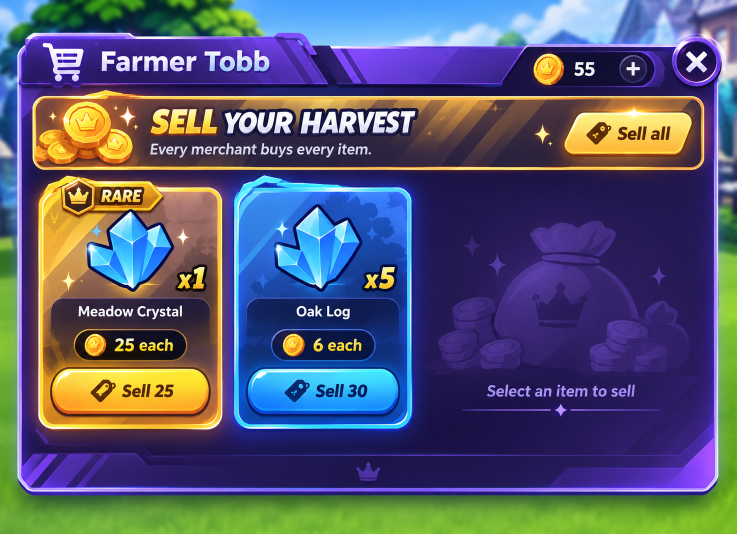
#> input picture docs/brief/bad-gui/04-merchant-target.png, 1473 x 1068 px (shown at 1/2 size)
$ python slice_target.py
#> lines starting #> are read from the running program, lines starting #| are printed output that depends on the picture; after the words box and inside, x2 and y2 are one past the last pixel; in counts of white or black regions, pixels touching at a corner belong together
### scripts/art/cut_sheet.py
"""The image-kit pipeline (BAD_GUI_3_EGG_SHOP.md section 3): owner component sheets -> clean pieces.

  python scripts/art/cut_sheet.py cut <sheet.png> [--name NAME] [--bg auto|magenta|white|alpha]
                                      [--min-area 400] [--pad 4] [--merge 18]
      background -> transparent (soft edge + magenta de-fringe), one piece per connected region
      (small fragments merged into their nearest piece), trimmed, saved as
      art/ui/kit-v3/<name>_<n>.png in reading order, added to art/ui/kit-v3/kit.json as REVIEW,
      and a numbered contact sheet docs/review/<name>_cut.png.
  python scripts/art/cut_sheet.py slicetest <name>
      renders every piece of that sheet that has 9-slice margins, stretched to 3 sizes, into
      docs/review/<name>_slice_test.png (corners must stay crisp).
  python scripts/art/cut_sheet.py luau
      writes src/shared/Config/UiKit.luau from kit.json: LIVE pieces (approved + uploaded) and TEMP
      pieces with the Config/UiAssets slot they fall back to.
  python scripts/art/cut_sheet.py selftest
      cuts a synthetic sheet and checks the result.

Rules (CLAUDE.md "Asset safety"): sheets in art/ui/sheets/ are never edited; pieces are copies.
A piece is REVIEW until the owner OKs its contact sheet (APPROVED), then uploaded in batches of
5 or fewer (LIVE, with its asset id). Never run this on a REFERENCE-ONLY image.
"""
import json
import os
import sys
import tempfile

import numpy as np
from PIL import Image, ImageDraw, ImageFont
from scipy import ndimage

ROOT = os.path.abspath(os.path.join(os.path.dirname(__file__), "..", ".."))
KIT_DIR = os.path.join(ROOT, "art", "ui", "kit-v3")
KIT_JSON = os.path.join(KIT_DIR, "kit.json")
REVIEW = os.path.join(ROOT, "docs", "review")
FONT = os.path.join(ROOT, "art", "fonts", "TitanOne-Regular.ttf")
MAX_PX = 1024
STATUSES = ("TEMP", "REVIEW", "APPROVED", "LIVE")


def font(size):
    try:
        return ImageFont.truetype(FONT, size)
    except OSError:
        return ImageFont.load_default()


# ------------------------------------------------------------------------------- kit.json

def load_kit():
    if os.path.exists(KIT_JSON):
        with open(KIT_JSON, encoding="utf-8") as f:
            return json.load(f)
    return {"note": "Piece -> file, size, 9-slice margins (left, top, right, bottom in px), asset id, "
                    "tint, status (TEMP | REVIEW | APPROVED | LIVE), the UiAssets slot it replaces once "
                    "LIVE, and its source. Written by scripts/art/cut_sheet.py; names are edited by hand.",
            "pieces": {}}


def save_kit(kit):
    os.makedirs(KIT_DIR, exist_ok=True)
    for name, p in kit["pieces"].items():
        assert p.get("status") in STATUSES, f"{name}: bad status {p.get('status')}"
        if p["status"] == "LIVE":
            assert p.get("assetId"), f"{name}: LIVE needs an assetId"
    with open(KIT_JSON, "w", encoding="utf-8", newline="\n") as f:
        json.dump(kit, f, indent=1, sort_keys=True)
        f.write("\n")


# ------------------------------------------------------------------------------- background

# [91 lines left out: functions background_alpha, guess_bg, defringe, to_rgba, find_pieces, crop_piece, not called in this run]


def checker(size, cell=12):
    w, h = size
    yy, xx = np.mgrid[0:h, 0:w]
    c = (((xx // cell) + (yy // cell)) % 2 * 30 + 40).astype(np.uint8)
    return Image.fromarray(np.dstack([c, c, c + 10, np.full_like(c, 255)]), "RGBA")


def contact(name, files, out):
    cell, cols = 220, 5
    rows = (len(files) + cols - 1) // cols
    sheet = Image.new("RGBA", (cols * cell, rows * (cell + 30) + 50), (10, 9, 28, 255))
    d = ImageDraw.Draw(sheet)
    d.text((10, 10), f"{name}: {len(files)} pieces (REVIEW, needs the owner's OK)", font=font(22), fill=(255, 226, 122))
    for i, (num, path) in enumerate(files):
        im = Image.open(path).convert("RGBA")
        w, h = im.size
        im.thumbnail((cell - 16, cell - 16))
        x, y = (i % cols) * cell, 50 + (i // cols) * (cell + 30)
        bg = checker((cell - 8, cell - 8))
        bg.alpha_composite(im, ((cell - 8 - im.width) // 2, (cell - 8 - im.height) // 2))
        sheet.alpha_composite(bg, (x + 4, y + 4))
        d.text((x + 8, y + cell - 2), f"#{num}  {w}x{h}", font=font(16), fill=(242, 245, 255))
    os.makedirs(os.path.dirname(out), exist_ok=True)
    sheet.convert("RGB").save(out)


# [32 lines left out: function cut, not called in this run]


# ------------------------------------------------------------------------------- 9-slice test

def nine_slice(im, margins, size):
    """Draws `im` 9-sliced to `size`: corners kept at 1:1, edges and centre stretched."""
    l, t, r, b = margins
    w, h = im.size
    W, H = size
    out = Image.new("RGBA", (W, H), (0, 0, 0, 0))
    xs_src, xs_dst = [0, l, w - r, w], [0, l, W - r, W]
    ys_src, ys_dst = [0, t, h - b, h], [0, t, H - b, H]
    for i in range(3):
        for j in range(3):
            sx0, sx1, dx0, dx1 = xs_src[i], xs_src[i + 1], xs_dst[i], xs_dst[i + 1]
            sy0, sy1, dy0, dy1 = ys_src[j], ys_src[j + 1], ys_dst[j], ys_dst[j + 1]
            if sx1 <= sx0 or sy1 <= sy0 or dx1 <= dx0 or dy1 <= dy0:
                continue
            tile = im.crop((sx0, sy0, sx1, sy1)).resize((dx1 - dx0, dy1 - dy0), Image.LANCZOS)
            out.paste(tile, (dx0, dy0))  # an exact copy: corners must stay pixel-identical
    return out


def slicetest(name, kit=None):
    kit = kit or load_kit()
    pieces = [(k, p) for k, p in sorted(kit["pieces"].items())
              if (k.startswith(name + "_") or (p.get("sheet") or "").endswith(name + ".png") or k == name) and p.get("slice")]
    if not pieces:
        raise SystemExit(f"no pieces of {name} have 9-slice margins yet (set 'slice' in kit.json)")
    rows = []
    for key, p in pieces:
        im = Image.open(os.path.join(ROOT, p["file"])).convert("RGBA")
        w, h = im.size
        sizes = [(w, h), (int(w * 1.8), int(h * 0.8) or h), (int(w * 0.75) or w, int(h * 1.6))]
        rows.append((key, [nine_slice(im, p["slice"], s) for s in sizes]))
    W = max(sum(t.width for t in ts) + 40 * len(ts) for _, ts in rows) + 20
    H = sum(max(t.height for t in ts) + 50 for _, ts in rows) + 20
    sheet = Image.new("RGBA", (W, H), (10, 9, 28, 255))
    d = ImageDraw.Draw(sheet)
    y = 10
    for key, tiles in rows:
        d.text((10, y), key, font=font(18), fill=(255, 226, 122))
        x = 10
        for t in tiles:
            sheet.alpha_composite(checker(t.size), (x, y + 30))
            sheet.alpha_composite(t, (x, y + 30))
            x += t.width + 40
        y += max(t.height for t in tiles) + 50
    out = os.path.join(REVIEW, f"{name}_slice_test.png")
    sheet.convert("RGB").save(out)
    return out


# ------------------------------------------------------------------------------- Luau

# [105 lines left out: functions write_luau, selftest, main, not called in this run]


# [2 lines that do not run on import are left out]

### scripts/art/slice_target.py
"""Cuts the clean pieces out of the owner's own target image docs/brief/bad-gui/04-merchant-target.png
(BAD_GUI_2_PANELS.md section 3.1; MASTER_FIX_PLAN Phase 3). The target is the owner's generated art,
so it may be used as source; it is never edited (pieces are copies). Pieces with baked-in text (the
header, the banner, the item cards, the buttons) are NOT cut: they wait for the owner's text-free
merchant kit sheet (art/ui/PROMPTS_V3.md section 5).

  python scripts/art/slice_target.py

Writes art/ui/kit-v3/m_*.png, registers them in kit.json as REVIEW (never LIVE: the owner OKs the
contact sheet docs/review/ui-kit-v3.png first, then uploads go in batches of 5 or fewer), and
renders the 9-slice test docs/review/m_slice_test.png.
"""
import os
import sys

import numpy as np
from PIL import Image, ImageDraw, ImageFilter

sys.path.insert(0, os.path.dirname(os.path.abspath(__file__)))
import cut_sheet  # noqa: E402

ROOT = cut_sheet.ROOT
SRC = os.path.join(ROOT, "docs", "brief", "bad-gui", "04-merchant-target.png")
OUT = cut_sheet.KIT_DIR


def arr(im):
    return np.asarray(im.convert("RGB")).astype(np.float32)


def with_alpha(rgb, alpha):
    a = np.clip(alpha, 0, 1) * 255
    return Image.fromarray(np.dstack([np.clip(rgb, 0, 255), a]).astype(np.uint8), "RGBA")


def not_grass(rgb):
    """1 on the panel (purple/lavender: blue over green), 0 on the grass and trees behind it."""
    r, g, b = rgb[..., 0], rgb[..., 1], rgb[..., 2]
    return np.clip((b - g - 6) / 18, 0, 1)


def soften(alpha, px=1.2):
    im = Image.fromarray((alpha * 255).astype(np.uint8), "L").filter(ImageFilter.GaussianBlur(px))
    return np.asarray(im).astype(np.float32) / 255


def lift(rgb, bg, low, span):
    """Alpha from how far a pixel stands out from the local background colour."""
    d = np.sqrt(((rgb - np.array(bg, dtype=np.float32)) ** 2).sum(axis=2))
    return np.clip((d - low) / span, 0, 1)


def trim(im, pad=2):
    a = np.asarray(im)[..., 3]
    ys, xs = np.nonzero(a > 6)
    if len(xs) == 0:
        return im
    return im.crop((max(0, xs.min() - pad), max(0, ys.min() - pad), min(im.width, xs.max() + pad + 1),
                    min(im.height, ys.max() + pad + 1)))


def panel_frame(src):
    """A 9-slice panel frame rebuilt from the target's clean bottom-left corner (border, stripes),
    mirrored to all four corners so the tone is even (the target's right corner is lit brighter),
    with the side border and interior taken from the same band, so there are no seams."""
    band_y0, band_y1 = 926, 996  # below the item cards' glow
    corner = src.crop((35, band_y0, 215, band_y1))
    mid = src.crop((226, band_y0, 270, band_y1))  # a plain stretch of the bottom border
    cw, bh, mw = corner.width, corner.height, mid.width
    side_h = 80
    W, H = cw * 2 + mw, bh * 2 + side_h
    bottom = Image.new("RGB", (W, bh))
    bottom.paste(corner, (0, 0))
    bottom.paste(mid, (cw, 0))
    bottom.paste(corner.transpose(Image.FLIP_LEFT_RIGHT), (cw + mw, 0))
    frame = Image.new("RGB", (W, H))
    frame.paste(bottom, (0, H - bh))
    frame.paste(bottom.transpose(Image.FLIP_TOP_BOTTOM), (0, 0))
    # the middle rows: the interior colour, with the border column (the corner's straight left edge,
    # above its stripes) down each side
    interior = tuple(int(v) for v in arr(mid.crop((0, 0, mid.width, 4))).reshape(-1, 3).mean(axis=0))
    rows = Image.new("RGB", (W, side_h), interior)
    edge = corner.crop((0, 0, 16, 2)).resize((16, side_h), Image.NEAREST)
    rows.paste(edge, (0, 0))
    rows.paste(edge.transpose(Image.FLIP_LEFT_RIGHT), (W - 16, 0))
    frame.paste(rows, (0, bh))
    rgb = arr(frame)
    alpha = soften(not_grass(rgb))
    return with_alpha(rgb, alpha), [cw, bh, cw, bh]


def bright(src, box, low, span):
    """Alpha from brightness (sparkles on a busy background)."""
    crop = src.crop(box)
    rgb = arr(crop)
    lum = rgb.min(axis=2)
    return trim(with_alpha(rgb, soften(np.clip((lum - low) / span, 0, 1), 0.5)))


def close_button(src):
    cx, cy, r = 1392, 122, 52
    box = (cx - r - 2, cy - r - 2, cx + r + 3, cy + r + 3)
    crop = src.crop(box)
    rgb = arr(crop)
    yy, xx = np.mgrid[0:crop.height, 0:crop.width]
    d = np.sqrt((xx - (cx - box[0])) ** 2 + (yy - (cy - box[1])) ** 2)
    return trim(with_alpha(rgb, np.clip((r - d) / 2.0, 0, 1)))


def lifted(src, box, bg_at, low=16, span=40):
    crop = src.crop(box)
    bg = arr(src.crop((bg_at[0], bg_at[1], bg_at[0] + 6, bg_at[1] + 6))).reshape(-1, 3).mean(axis=0)
    rgb = arr(crop)
    return trim(with_alpha(rgb, soften(lift(rgb, bg, low, span), 0.6)))


PIECES = [
    # name, builder, use
    ("m_panel_frame", None, "panel frame, 9-slice (rebuilt from the clean bottom corners)"),
    ("m_close_button", close_button, "round close button"),
    ("m_crown", lambda s: lifted(s, (704, 916, 768, 968), (690, 940)), "bottom crown ornament"),
    ("m_coinbag_empty", lambda s: lifted(s, (860, 430, 1350, 760), (880, 450), 8, 34), "empty-state illustration"),
    ("m_divider", lambda s: lifted(s, (920, 806, 1326, 836), (920, 840), 14, 40), "divider line with a sparkle"),
    ("m_sparkle_gold", lambda s: lifted(s, (1058, 236, 1112, 296), (1052, 300), 30, 60), "gold sparkle"),
    ("m_sparkle_white", lambda s: bright(s, (228, 204, 282, 262), 150, 70), "white sparkle"),
    ("m_sparkle_violet", lambda s: lifted(s, (1292, 522, 1344, 584), (1286, 590), 14, 40), "violet sparkle"),
]


def main():
    src = Image.open(SRC).convert("RGB")
#> src is the input picture: PIL image 1473x1068 RGB; mean R, G, B 86.2, 88.9, 114.6
    kit = cut_sheet.load_kit()
    written = []
    for i, (name, build, use) in enumerate(PIECES, start=1):
        if name == "m_panel_frame":
            im, margins = panel_frame(src)
        else:
            im, margins = build(src), None
        path = os.path.join(OUT, f"{name}.png")
        im.save(path)
        written.append((i, path))
        old = kit["pieces"].get(name, {})
        kit["pieces"][name] = {
            "file": os.path.relpath(path, ROOT).replace("\\", "/"),
            "sheet": "docs/brief/bad-gui/04-merchant-target.png",
            "size": list(im.size),
            "slice": margins,
            "assetId": old.get("assetId", ""),
            "tint": None,
            "replaces": "panel" if name == "m_panel_frame" else ("close_button" if name == "m_close_button" else None),
            "use": use,
            "status": old.get("status", "REVIEW"),
        }
#> this loop made 8 passes
#> (interior in panel_frame, margins) on pass 1: ((50, 32, 113), [180, 70, 180, 70])
#> after the loop, kit = 2 items; written = 8 items
    cut_sheet.save_kit(kit)
#> the loop in save_kit, `for name, p in kit["pieces"].items():` made 8 passes
#> name on passes 1 to 8: 'm_panel_frame', 'm_close_button', 'm_crown', 'm_coinbag_empty', 'm_divider', 'm_sparkle_gold', 'm_sparkle_white', 'm_sparkle_violet'
    cut_sheet.contact("ui-kit-v3 (from 04-merchant-target)", written, os.path.join(cut_sheet.REVIEW, "ui-kit-v3.png"))
#> in contact, `rows = (len(files) + cols - 1) // cols`: rows = 2
#> in contact, `w, h = im.size`: w = 404; h = 220
#> in contact, `x, y = (i % cols) * cell, 50 + (i // cols) * (cell + 30)`: x = 0; y = 50
#> in contact, `sheet.convert("RGB").save(out)`:
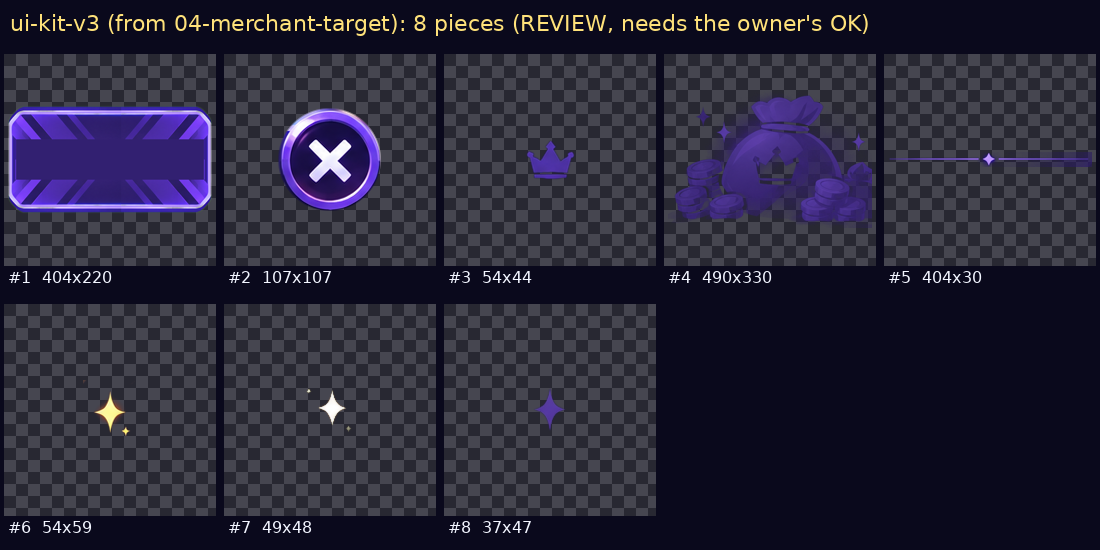
#> saved as ui-kit-v3.png: PIL image 1100x550 RGB; mean R, G, B 40.7, 38.5, 57.4
    print(cut_sheet.slicetest("m_panel_frame", kit))
#> in slicetest, `kit = kit or load_kit()`: kit = 2 items
#> in slicetest, `pieces = [(k, p) for k, p in sorted(kit["pieces"].items()) if (k.start..`: pieces = 1 item
#> in slicetest, `w, h = im.size`: w = 404; h = 220
#> in slicetest, `sizes = [(w, h), (int(w * 1.8), int(h * 0.8) or h), (int(w * 0.75) or ..`: sizes = [(404, 220), (727, 176), (303, 352)]
#> in nine_slice, `w, h = im.size`: w = 404; h = 220
#> in nine_slice, `out = Image.new("RGBA", (W, H), (0, 0, 0, 0))`: out: PIL image 404x220 RGBA; every value is 0
#> in nine_slice, `xs_src, xs_dst = [0, l, w - r, w], [0, l, W - r, W]`: xs_src = [0, 180, 224, 404]
#> in nine_slice, `ys_src, ys_dst = [0, t, h - b, h], [0, t, H - b, H]`: ys_src = [0, 70, 150, 220]
#> after the loop in nine_slice, `for i in range(3):`:
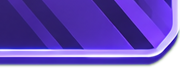
#> tile: PIL image 180x70 RGBA; mean R, G, B, A 85.8, 65.5, 164.7, 226.9; transparent parts drawn white
#> call 2 of nine_slice, with size = (727, 176)
#> in nine_slice (call 2), `l, t, r, b = margins`: l = 180; t = 70; r = 180; b = 70
#> in nine_slice (call 2), `out = Image.new("RGBA", (W, H), (0, 0, 0, 0))`: out: PIL image 727x176 RGBA; every value is 0
#> in nine_slice (call 2), `xs_src, xs_dst = [0, l, w - r, w], [0, l, W - r, W]`: xs_dst = [0, 180, 547, 727]
#> in nine_slice (call 2), `ys_src, ys_dst = [0, t, h - b, h], [0, t, H - b, H]`: ys_dst = [0, 70, 106, 176]
#> after the loop in nine_slice (call 2), `for i in range(3):`:
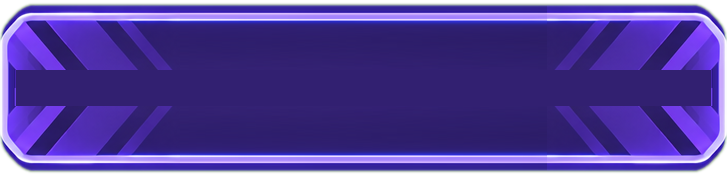
#> out: PIL image 727x176 RGBA; mean R, G, B, A 70, 52.6, 141.1, 236.3; transparent parts drawn white
#> call 3 of nine_slice, with size = (303, 352)
#> in nine_slice (call 3), `out = Image.new("RGBA", (W, H), (0, 0, 0, 0))`: out: PIL image 303x352 RGBA; every value is 0
#> in nine_slice (call 3), `xs_src, xs_dst = [0, l, w - r, w], [0, l, W - r, W]`: xs_dst = [0, 180, 123, 303]
#> in nine_slice (call 3), `ys_src, ys_dst = [0, t, h - b, h], [0, t, H - b, H]`: ys_dst = [0, 70, 282, 352]
#> after the loop in nine_slice (call 3), `for i in range(3):`:
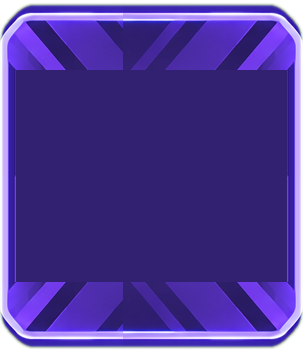
#> out: PIL image 303x352 RGBA; mean R, G, B, A 70.8, 51.4, 141.2, 241.3; transparent parts drawn white
#> in slicetest, `W = max(sum(t.width for t in ts) + 40 * len(ts) for _, ts in rows) + 20`: W = 1574
#> in slicetest, `H = sum(max(t.height for t in ts) + 50 for _, ts in rows) + 20`: H = 422
#> the loop in slicetest, `for key, tiles in rows:` made 1 pass
#> (key, y) on pass 1: ('m_panel_frame', 412)
#> pass 1, in checker (call 9), `c = (((xx // cell) + (yy // cell)) % 2 * 30 + 40).astype(np.uint8)`:
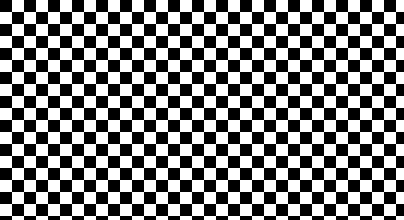
#> c: shape (220, 404); values 40 (black) and 70 (white), 50% white; 1 white region, box (x1, y1, x2, y2) and area: (0, 0, 404, 220) 44432
#> pass 1, in checker (call 10), `yy, xx = np.mgrid[0:h, 0:w]`:
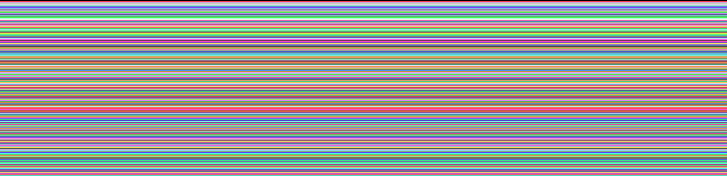
#> yy: shape (176, 727) int64; 176 distinct labels, from 0 to 175; one colour per label, 0 black
#> after the loop in slicetest, `for key, tiles in rows:`:
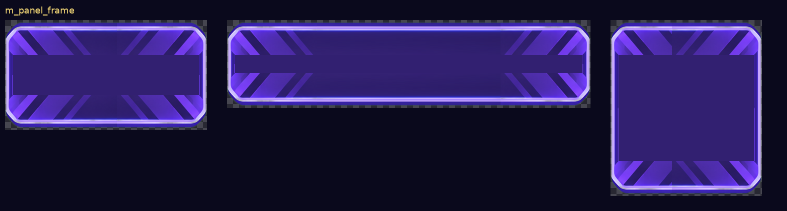
#> sheet: PIL image 1574x422 RGBA (shown at 1/2 size); mean R, G, B, A 39.3, 28.8, 83.3, 255
#> after the loop in slicetest, `for key, tiles in rows:`: y = 412
#| docs/review/m_panel_frame_slice_test.png
    print(f"{len(written)} pieces -> art/ui/kit-v3 (REVIEW); contact sheet docs/review/ui-kit-v3.png")
#| 8 pieces -> art/ui/kit-v3 (REVIEW); contact sheet docs/review/ui-kit-v3.png


if __name__ == "__main__":
    main()
